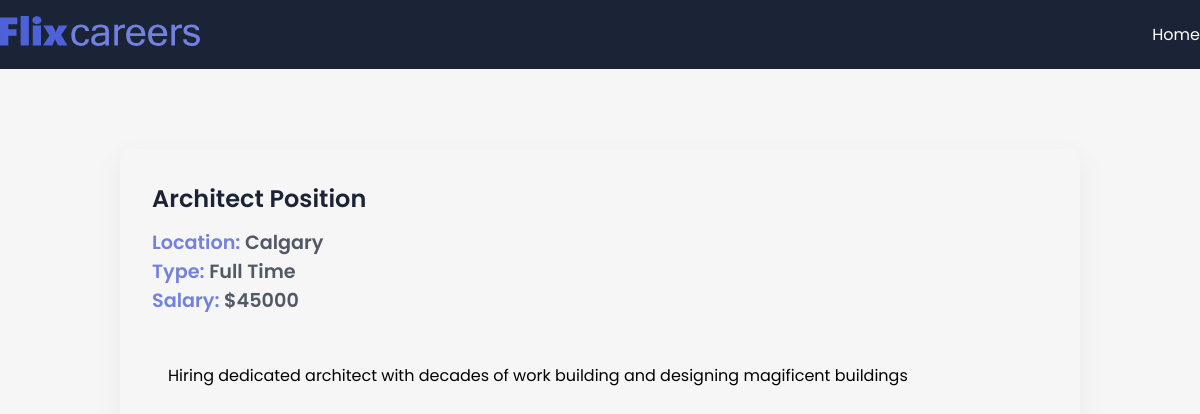
The app's page /job/architect-position with its own data.
### app/models.py (models this page shows, shortened)
class JobApp(models.Model):
    JOB_TYPE = [('Full Time', 'Full Time'), ('Part Time', 'Part Time'),]
    title       = models.CharField(max_length=200)
    description = models.TextField()
    date        = models.DateTimeField(auto_now_add=True)
    expiry      = models.DateField(null=True)
    salary      = models.IntegerField()
    slug        = models.SlugField(null=True, max_length=40, unique=True)
    location    = models.OneToOneField(Location, on_delete=models.CASCADE, null=True)
    author      = models.ForeignKey(Author, on_delete=models.CASCADE, null=True)
    skills      = models.ManyToManyField(Skills)
    type        = models.CharField(max_length=200, null=False, choices=JOB_TYPE)

class Location(models.Model):
    street  = models.CharField(max_length=200)
    city    = models.CharField(max_length=200)
    state   = models.CharField(max_length=200)
    country = models.CharField(max_length=200)
    zip     = models.CharField(max_length=200)

### app/views.py (the view)
# urls.py: path('job/<slug:id>', views.job_details, name="job_details"),
def job_details(request, id):
    try:
        job = JobApp.objects.get(slug=id)
        context = { "job": job }
        return render(request, "app/job_details.html", context)
    except:
        return HttpResponseNotFound(f"{id} : Not Found")

### app/templates/app/job_details.html
{% extends 'base.html' %}
{% block content %}
<section>
  <div class="container">
    <div class="view-post">
      <h1 class="jobtitle">
        {{ job.title }}
      </h1>
      <p class="location it">Location: <span>{{ job.location.city }}</span></p>
      <p class="status it">Type: <span>{{job.type}}</span></p>
      <p class="budget it">Salary: <span>${{job.salary}}</span></p>
      <div class="desc">
        <p class="details">
            {{ job.description }}
        </p>
      </div>
    </div>
  </div>
</section>
{% endblock content %}

### app/static/app/style.css (style rules this page uses)
* { margin: 0; padding: 0; box-sizing: border-box; font-family: "Poppins", sans-serif; }
:root { --blue: #4d62d8; --lblue: #7281e0; --card: #fdfdfd; --shadow: #64646f17 0px 12px 29px 0px; --nav: #1b2436; }
body { background: #f5f6f5; }
.container { max-width: 1200px; margin: auto; }
.view-post { width: 80%; border-radius: 10px; box-shadow: var(--shadow); margin: 5em auto; padding: 2em; }
.desc { max-height: 300px; overflow-y: scroll; margin: 2em 0; padding: 1em; }
.jobtitle { font-size: 1.5rem; color: var(--nav); font-weight: 600; margin-bottom: 0.5em; }
.it { font-size: 1.2rem; font-weight: 600; color: var(--lblue); }
.it span { color: #1b2436c0; }

### records on screen
JobApp: title "Architect Position", location.city "Calgary", type "Full Time", salary "45000", description "Hiring dedicated architect with decades of work building and designing magificent buildings"
